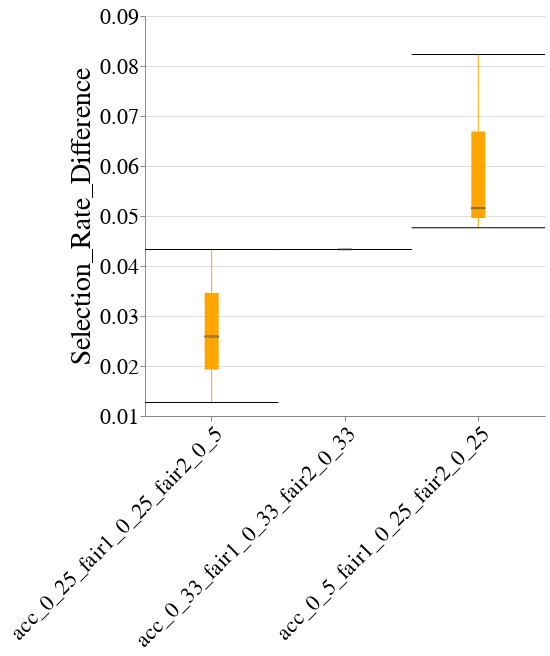

Notebook code cell kept with this figure:
### Code cell
create_box_plot_per_dataset_and_case_study(to_plot=best_lp_metrics_per_exp_config_df,
                                           exp_name=EXP_NAME,
                                           dataset_name=DATASET_NAME,
                                           case_study_name=CASE_STUDY_NAME,
                                           metric_name="Selection_Rate_Difference",
                                           group=GROUP)

### Figure 1 — Vega-Lite specification as saved in the notebook (floating-point values rounded to 4 significant figures)
{"config": {"view": {"continuousWidth": 400, "continuousHeight": 300, "stroke": null}, "axis": {"labelFontSize": 22, "labelFontWeight": "normal", "titleFontSize": 28, "titleFontWeight": "normal"}, "title": {"fontSize": 28}}, "data": {"name": "data-0f8e9c7d30c6379908c0c1897c4d4d56"}, "mark": {"type": "boxplot", "color": "orange", "median": {"stroke": "black", "strokeWidth": 0.7}, "ticks": true}, "encoding": {"x": {"axis": {"labelAngle": -45, "labelLimit": 500}, "field": "exp_config_name", "title": null, "type": "nominal"}, "y": {"field": "disparity_metric_value", "scale": {"zero": false}, "title": "Selection_Rate_Difference", "type": "quantitative"}}, "height": 400, "width": 400, "$schema": "https://vega.github.io/schema/vega-lite/v4.17.0.json", "datasets": {"data-0f8e9c7d30c6379908c0c1897c4d4d56": [{"exp_config_name": "acc_0_25_fair1_0_25_fair2_0_5", "logical_pipeline_uuid": "Tm9uZSZOT19GQUlSTkVTU19JTlRFUlZFTlRJT04mZ2FuZGFsZl9jbGY=", "physical_pipeline_uuid": "071426d2-7e51-48e9-bfda-470f3785d9dd", "run_num": 2, "compound_pp_quality": 0.9237, "metric": "Selection_Rate_Difference", "model_name": "gandalf_clf", "runtime_in_mins": 1.466, "dataset_name": "folk_emp", "logical_pipeline_name": "None&NO_FAIRNESS_INTERVENTION&gandalf_clf", "null_imputer_name": "None", "fairness_intervention_name": "NO_FAIRNESS_INTERVENTION", "RAC1P_dis": 0.7138, "RAC1P_priv": 0.6526, "SEX&RAC1P_dis": 0.7103, "SEX&RAC1P_priv": 0.6669, "SEX_dis": 0.6774, "SEX_priv": 0.6738, "overall": 0.6757, "disparity_metric_value": 0.04332}, {"exp_config_name": "acc_0_25_fair1_0_25_fair2_0_5", "logical_pipeline_uuid": "Tm9uZSZOT19GQUlSTkVTU19JTlRFUlZFTlRJT04mZ2FuZGFsZl9jbGY=", "physical_pipeline_uuid": "7dd4361d-4a44-499a-84e7-4cf50fdf5895", "run_num": 3, "compound_pp_quality": 0.9317, "metric": "Selection_Rate_Difference", "model_name": "gandalf_clf", "runtime_in_mins": 1.405, "dataset_name": "folk_emp", "logical_pipeline_name": "None&NO_FAIRNESS_INTERVENTION&gandalf_clf", "null_imputer_name": "None", "fairness_intervention_name": "NO_FAIRNESS_INTERVENTION", "RAC1P_dis": 0.88, "RAC1P_priv": 0.871, "SEX&RAC1P_dis": 0.8846, "SEX&RAC1P_priv": 0.8719, "SEX_dis": 0.8871, "SEX_priv": 0.8614, "overall": 0.8743, "disparity_metric_value": 0.0127}, {"exp_config_name": "acc_0_25_fair1_0_25_fair2_0_5", "logical_pipeline_uuid": "Tm9uZSZOT19GQUlSTkVTU19JTlRFUlZFTlRJT04mZ2FuZGFsZl9jbGY=", "physical_pipeline_uuid": "c16159a0-746c-4af2-9572-43464427e380", "run_num": 5, "compound_pp_quality": 0.9296, "metric": "Selection_Rate_Difference", "model_name": "gandalf_clf", "runtime_in_mins": 1.515, "dataset_name": "folk_emp", "logical_pipeline_name": "None&NO_FAIRNESS_INTERVENTION&gandalf_clf", "null_imputer_name": "None", "fairness_intervention_name": "NO_FAIRNESS_INTERVENTION", "RAC1P_dis": 0.7188, "RAC1P_priv": 0.6431, "SEX&RAC1P_dis": 0.6926, "SEX&RAC1P_priv": 0.6667, "SEX_dis": 0.6616, "SEX_priv": 0.6818, "overall": 0.6717, "disparity_metric_value": 0.02591}, {"exp_config_name": "acc_0_33_fair1_0_33_fair2_0_33", "logical_pipeline_uuid": "Tm9uZSZOT19GQUlSTkVTU19JTlRFUlZFTlRJT04mZ2FuZGFsZl9jbGY=", "physical_pipeline_uuid": "b4005b8b-8d05-4307-9292-a01a04f55b72", "run_num": 2, "compound_pp_quality": 0.9036, "metric": "Selection_Rate_Difference", "model_name": "gandalf_clf", "runtime_in_mins": 1.369, "dataset_name": "folk_emp", "logical_pipeline_name": "None&NO_FAIRNESS_INTERVENTION&gandalf_clf", "null_imputer_name": "None", "fairness_intervention_name": "NO_FAIRNESS_INTERVENTION", "RAC1P_dis": 0.7138, "RAC1P_priv": 0.6526, "SEX&RAC1P_dis": 0.7103, "SEX&RAC1P_priv": 0.6669, "SEX_dis": 0.6774, "SEX_priv": 0.6738, "overall": 0.6757, "disparity_metric_value": 0.04332}, {"exp_config_name": "acc_0_5_fair1_0_25_fair2_0_25", "logical_pipeline_uuid": "Tm9uZSZOT19GQUlSTkVTU19JTlRFUlZFTlRJT04mcmZfY2xm", "physical_pipeline_uuid": "46fad4ad-3be0-4467-a9b3-dec979764ec0", "run_num": 5, "compound_pp_quality": 0.8861, "metric": "Selection_Rate_Difference", "model_name": "rf_clf", "runtime_in_mins": 0.05088, "dataset_name": "folk_emp", "logical_pipeline_name": "None&NO_FAIRNESS_INTERVENTION&rf_clf", "null_imputer_name": "None", "fairness_intervention_name": "NO_FAIRNESS_INTERVENTION", "RAC1P_dis": 0.7303, "RAC1P_priv": 0.633, "SEX&RAC1P_dis": 0.7081, "SEX&RAC1P_priv": 0.6605, "SEX_dis": 0.6662, "SEX_priv": 0.6731, "overall": 0.6697, "disparity_metric_value": 0.04765}, {"exp_config_name": "acc_0_5_fair1_0_25_fair2_0_25", "logical_pipeline_uuid": "Tm9uZSZOT19GQUlSTkVTU19JTlRFUlZFTlRJT04mcmZfY2xm", "physical_pipeline_uuid": "4edc885c-d278-47e0-bfba-484d521c2c2c", "run_num": 2, "compound_pp_quality": 0.8809, "metric": "Selection_Rate_Difference", "model_name": "rf_clf", "runtime_in_mins": 0.05176, "dataset_name": "folk_emp", "logical_pipeline_name": "None&NO_FAIRNESS_INTERVENTION&rf_clf", "null_imputer_name": "None", "fairness_intervention_name": "NO_FAIRNESS_INTERVENTION", "RAC1P_dis": 0.7261, "RAC1P_priv": 0.6483, "SEX&RAC1P_dis": 0.7434, "SEX&RAC1P_priv": 0.6611, "SEX_dis": 0.6852, "SEX_priv": 0.6696, "overall": 0.6777, "disparity_metric_value": 0.08228}, {"exp_config_name": "acc_0_5_fair1_0_25_fair2_0_25", "logical_pipeline_uuid": "Tm9uZSZOT19GQUlSTkVTU19JTlRFUlZFTlRJT04mcmZfY2xm", "physical_pipeline_uuid": "a9cef381-3f4c-4e28-8b1c-ab80fca9fef4", "run_num": 3, "compound_pp_quality": 0.8829, "metric": "Selection_Rate_Difference", "model_name": "rf_clf", "runtime_in_mins": 0.03579, "dataset_name": "folk_emp", "logical_pipeline_name": "None&NO_FAIRNESS_INTERVENTION&rf_clf", "null_imputer_name": "None", "fairness_intervention_name": "NO_FAIRNESS_INTERVENTION", "RAC1P_dis": 0.6823, "RAC1P_priv": 0.6237, "SEX&RAC1P_dis": 0.6871, "SEX&RAC1P_priv": 0.6355, "SEX_dis": 0.6499, "SEX_priv": 0.6406, "overall": 0.6453, "disparity_metric_value": 0.05156}]}}
